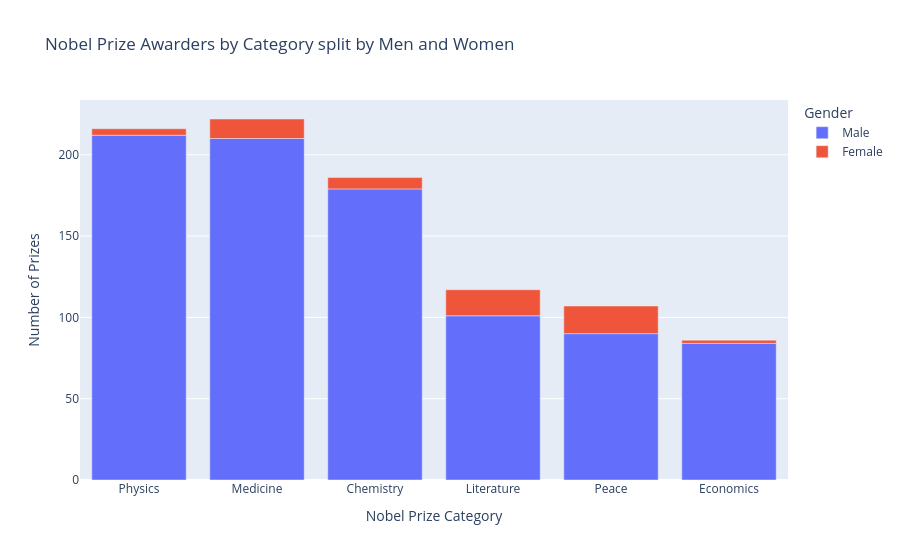

The notebook cell this image was saved under:
### Markdown cell above
# Male and Female Winners by Category

**Challenge**: Create a [plotly bar chart](https://plotly.com/python/bar-charts/) that shows the split between men and women by category. 
* Hover over the bar chart. How many prizes went to women in Literature compared to Physics?

<img src=https://i.imgur.com/od8TfOp.png width=650>

### Code cell
cat_men_women = df_data.groupby(['category','sex'], as_index=False).agg({'prize': pd.Series.count})
#print(cat_men_women)
cat_men_women.sort_values('prize', ascending=False, inplace=True)
fig = px.bar(cat_men_women, 
             x='category', 
             y='prize',
             color='sex',
             title='Nobel Prize Awarders by Category split by Men and Women')
fig.update_layout(xaxis_title='Nobel Prize Category',
                  yaxis_title='Number of Prizes',
                  legend_title_text='Gender')
fig.show()

### Figure 1 — Plotly figure (JSON) as saved in the notebook; plotly's stock layout.template omitted (floating-point values rounded to 4 significant figures)
{"data": [{"hovertemplate": "sex=Male<br>category=%{x}<br>prize=%{y}<extra></extra>", "legendgroup": "Male", "marker": {"color": "#636efa", "pattern": {"shape": ""}}, "name": "Male", "orientation": "v", "showlegend": true, "textposition": "auto", "type": "bar", "x": ["Physics", "Medicine", "Chemistry", "Literature", "Peace", "Economics"], "xaxis": "x", "y": [212, 210, 179, 101, 90, 84], "yaxis": "y"}, {"hovertemplate": "sex=Female<br>category=%{x}<br>prize=%{y}<extra></extra>", "legendgroup": "Female", "marker": {"color": "#EF553B", "pattern": {"shape": ""}}, "name": "Female", "orientation": "v", "showlegend": true, "textposition": "auto", "type": "bar", "x": ["Peace", "Literature", "Medicine", "Chemistry", "Physics", "Economics"], "xaxis": "x", "y": [17, 16, 12, 7, 4, 2], "yaxis": "y"}], "layout": {"barmode": "relative", "legend": {"title": {"text": "Gender"}, "tracegroupgap": 0}, "title": {"text": "Nobel Prize Awarders by Category split by Men and Women"}, "xaxis": {"anchor": "y", "domain": [0, 1], "title": {"text": "Nobel Prize Category"}}, "yaxis": {"anchor": "x", "domain": [0, 1], "title": {"text": "Number of Prizes"}}}}
